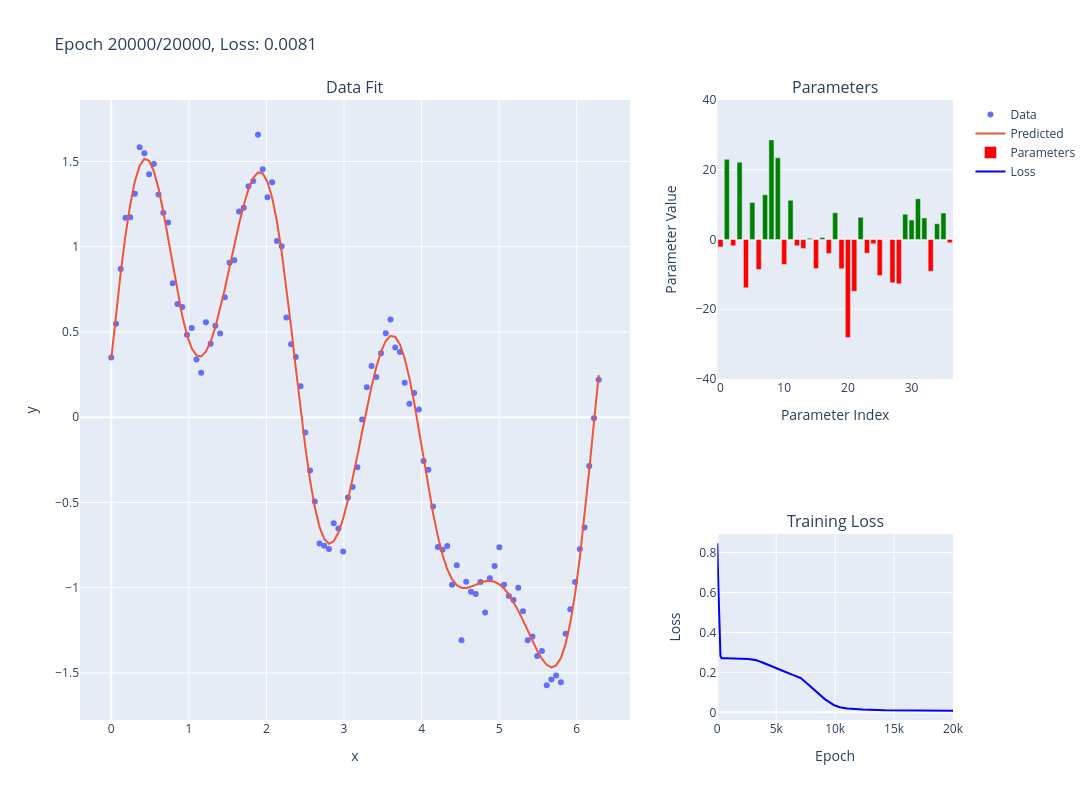

Notebook code for this chart:
### Code cell
# Define a simple neural network 

import os

# Toggle state using an environment variable
state_file = '/tmp/nn0_toggle_state.txt'
if os.path.exists(state_file):
    with open(state_file, 'r') as f:
        current_state = int(f.read().strip())
else:
    current_state = 0

# Toggle to next state
next_state = 1 - current_state
with open(state_file, 'w') as f:
    f.write(str(next_state))

class SimpleNet(nn.Module):
    def __init__(self):
        super(SimpleNet, self).__init__()
        self.fc1 = nn.Linear(1, 12)  # 12 neurons in the hidden layer
        self.fc2 = nn.Linear(12, 1)

    def forward(self, x):
        x = torch.sigmoid(self.fc1(x))
        return self.fc2(x)


if current_state == 0:
    model = SimpleNet()  # a fresh, untrained network
    # STATE 0: Show all parameters as zero
    with torch.no_grad():
        for param in model.parameters():
            param.zero_()
    
    # Create visualization with zero parameters
    trace_data = go.Scatter(x=x, y=y, mode='markers', name='Data')
    trace_fit = go.Scatter(
        x=x,
        y=model(x_normalized).detach().numpy().flatten(),
        mode='lines',
        name='Predicted'
    )
    
    parameter_values = flatten_tensors(list(model.parameters()))
    colors = ['red' if val < 0 else 'green' for val in parameter_values]
    trace_parameters = go.Bar(
        x=list(range(len(parameter_values))), 
        y=parameter_values,
        name='Parameters',
        marker_color=colors
    )
    
    trace_loss = go.Scatter(
        x=[0],
        y=[0],
        mode='lines',
        name='Loss',
        line=dict(color='blue')
    )
    
    fig = make_subplots(
        rows=2, cols=2, 
        column_widths=[0.7, 0.3],
        row_heights=[0.6, 0.4],
        subplot_titles=('Data Fit', 'Parameters', 'Training Loss'),
        specs=[[{"rowspan": 2}, {}],
               [None, {}]]
    )
    
    fig.add_trace(trace_data, row=1, col=1)
    fig.add_trace(trace_fit, row=1, col=1)
    fig.add_trace(trace_parameters, row=1, col=2)
    fig.add_trace(trace_loss, row=2, col=2)
    
    fig.update_yaxes(range=[-40, 40], row=1, col=2)
    fig.update_xaxes(row=1, col=1)
    fig.update_xaxes(row=1, col=2)
    fig.update_xaxes(row=2, col=2)
    fig.update_yaxes(row=1, col=1)
    fig.update_yaxes(row=1, col=2)
    fig.update_yaxes(range=[0, None], row=2, col=2)
    
    fig.update_layout(
        title='Parameters Initialized to Zero - Run again to train', 
        width=1400, 
        height=800,
        showlegend=True
    )
    
    fig.show()

else:
    # STATE 1: Perform gradient descent
    # Create a fresh model for training

    # Create the model, loss function, and an optimizer with learning rate
    model = SimpleNet()
    criterion = nn.MSELoss()
    optimizer = optim.Adam(model.parameters(), lr=0.003)

    # Creating a scatter plot of the data and a line plot for the model's predictions
    trace_data = go.Scatter(x=x, y=y, mode='markers', name='Data')
    trace_fit = go.Scatter(x=x, y=model(x_normalized).detach().numpy().flatten(), mode='lines', name='Fit')

    num_epochs = 20000
    losses = []
    for epoch in range(num_epochs):
        optimizer.zero_grad()  # Reset gradients
        outputs = model(x_normalized)
        loss = criterion(outputs, y_tensor)
        loss.backward()  # Compute gradients
        optimizer.step()  # Update weights
        
        losses.append(loss.item())

        if epoch == 0 or (epoch+1) % 50 == 0:  # Updating 
            # Clear the previous figure
            clear_output(wait=True)
            
            # Update trace with the current model prediction
            trace_fit_updated = go.Scatter(
                x=x,
                y=model(x_normalized).detach().numpy().flatten(),
                mode='lines',
                name='Predicted'
            )
            
            # Create a bar trace for the parameter values (now vertical orientation)
            parameter_values = flatten_tensors(list(model.parameters()))
            colors = ['red' if val < 0 else 'green' for val in parameter_values]
            trace_parameters = go.Bar(
                x=list(range(len(parameter_values))), 
                y=parameter_values,
                name='Parameters',
                marker_color=colors
                # Removed orientation='h' to make it vertical
            )
            
            # Create a loss trace
            trace_loss = go.Scatter(
                x=list(range(len(losses))),
                y=losses,
                mode='lines',
                name='Loss',
                line=dict(color='blue')
            )
            
            # Create subplots with 2 rows and 2 columns
            fig = make_subplots(
                rows=2, cols=2, 
                column_widths=[0.7, 0.3],
                row_heights=[0.6, 0.4],
                subplot_titles=('Data Fit', 'Parameters', 'Training Loss'),
                specs=[[{"rowspan": 2}, {}],
                    [None, {}]]
            )
            
            # Add the line plot traces to the first column (spans both rows)
            fig.add_trace(trace_data, row=1, col=1)
            fig.add_trace(trace_fit_updated, row=1, col=1)
            
            # Add the parameter bar graph to the top right
            fig.add_trace(trace_parameters, row=1, col=2)
            
            # Add the loss plot to the bottom right
            fig.add_trace(trace_loss, row=2, col=2)

            # Set the y-axis range for the parameter graph
            fig.update_yaxes(range=[-40, 40], row=1, col=2)
            
            # Update x-axis labels
            fig.update_xaxes(title_text="x", row=1, col=1)
            fig.update_xaxes(title_text="Parameter Index", row=1, col=2)
            fig.update_xaxes(title_text="Epoch", row=2, col=2)
            
            # Update y-axis labels
            fig.update_yaxes(title_text="y", row=1, col=1)
            fig.update_yaxes(title_text="Parameter Value", row=1, col=2)
            fig.update_yaxes(title_text="Loss", range=[0, None], row=2, col=2)

            # Update layout with the new title
            fig.update_layout(
                title=f'Epoch {epoch+1}/{num_epochs}, Loss: {loss.item():.4f}', 
                width=1400, 
                height=800,
                showlegend=True
            )
            
            # Show updated plot
            fig.show()

### Figure 1 — Plotly figure (JSON) as saved in the notebook; plotly's stock layout.template omitted (floating-point values rounded to 4 significant figures; data arrays with more than 128 entries replaced by an {"elided": "..."} marker saying what was removed)
{"data": [{"mode": "markers", "name": "Data", "type": "scatter", "x": [0.0, 0.061, 0.122, 0.183, 0.244, 0.305, 0.366, 0.427, 0.488, 0.549, 0.61, 0.671, 0.732, 0.793, 0.854, 0.915, 0.976, 1.037, 1.098, 1.159, 1.22, 1.281, 1.342, 1.403, 1.464, 1.525, 1.586, 1.647, 1.708, 1.769, 1.83, 1.891, 1.952, 2.013, 2.074, 2.135, 2.196, 2.257, 2.318, 2.379, 2.44, 2.501, 2.562, 2.623, 2.684, 2.745, 2.806, 2.867, 2.928, 2.989, 3.05, 3.111, 3.172, 3.233, 3.294, 3.355, 3.416, 3.477, 3.538, 3.599, 3.66, 3.721, 3.782, 3.843, 3.904, 3.965, 4.026, 4.087, 4.148, 4.209, 4.27, 4.331, 4.392, 4.453, 4.514, 4.575, 4.636, 4.697, 4.758, 4.819, 4.88, 4.941, 5.002, 5.063, 5.124, 5.185, 5.246, 5.307, 5.368, 5.429, 5.49, 5.551, 5.612, 5.673, 5.734, 5.795, 5.856, 5.917, 5.978, 6.039, 6.1, 6.161, 6.222, 6.283], "xaxis": "x", "y": [0.3497, 0.5479, 0.8687, 1.17, 1.173, 1.31, 1.583, 1.548, 1.425, 1.485, 1.306, 1.199, 1.141, 0.7859, 0.6631, 0.6456, 0.4835, 0.5235, 0.3389, 0.2604, 0.5562, 0.4305, 0.5359, 0.4904, 0.7029, 0.9055, 0.9198, 1.207, 1.228, 1.354, 1.386, 1.656, 1.454, 1.291, 1.377, 1.033, 1.002, 0.5841, 0.4283, 0.3532, 0.1813, -0.0899, -0.3122, -0.4952, -0.7415, -0.7536, -0.7725, -0.6222, -0.6537, -0.7874, -0.4707, -0.4103, -0.2934, -0.01325, 0.1759, 0.3001, 0.2362, 0.3747, 0.4915, 0.573, 0.408, 0.3822, 0.2026, 0.07816, 0.1419, 0.04443, -0.2574, -0.3083, -0.5233, -0.7609, -0.778, -0.7553, -0.983, -0.8684, -1.309, -0.9659, -1.025, -1.037, -0.9673, -1.145, -0.9442, -0.8736, -0.7636, -0.9826, -1.049, -1.073, -1.0, -1.138, -1.308, -1.286, -1.401, -1.371, -1.572, -1.539, -1.516, -1.554, -1.27, -1.126, -0.9668, -0.7733, -0.6476, -0.2858, -0.006051, 0.2198], "yaxis": "y"}, {"mode": "lines", "name": "Predicted", "type": "scatter", "x": [0.0, 0.061, 0.122, 0.183, 0.244, 0.305, 0.366, 0.427, 0.488, 0.549, 0.61, 0.671, 0.732, 0.793, 0.854, 0.915, 0.976, 1.037, 1.098, 1.159, 1.22, 1.281, 1.342, 1.403, 1.464, 1.525, 1.586, 1.647, 1.708, 1.769, 1.83, 1.891, 1.952, 2.013, 2.074, 2.135, 2.196, 2.257, 2.318, 2.379, 2.44, 2.501, 2.562, 2.623, 2.684, 2.745, 2.806, 2.867, 2.928, 2.989, 3.05, 3.111, 3.172, 3.233, 3.294, 3.355, 3.416, 3.477, 3.538, 3.599, 3.66, 3.721, 3.782, 3.843, 3.904, 3.965, 4.026, 4.087, 4.148, 4.209, 4.27, 4.331, 4.392, 4.453, 4.514, 4.575, 4.636, 4.697, 4.758, 4.819, 4.88, 4.941, 5.002, 5.063, 5.124, 5.185, 5.246, 5.307, 5.368, 5.429, 5.49, 5.551, 5.612, 5.673, 5.734, 5.795, 5.856, 5.917, 5.978, 6.039, 6.1, 6.161, 6.222, 6.283], "xaxis": "x", "y": [0.3417, 0.6048, 0.8483, 1.064, 1.246, 1.384, 1.475, 1.515, 1.503, 1.443, 1.34, 1.204, 1.049, 0.8871, 0.7314, 0.5936, 0.4826, 0.4045, 0.3621, 0.3559, 0.3839, 0.4426, 0.5272, 0.6324, 0.752, 0.8799, 1.009, 1.133, 1.245, 1.337, 1.403, 1.435, 1.429, 1.38, 1.287, 1.149, 0.9717, 0.7616, 0.5293, 0.2869, 0.04804, -0.1744, -0.3691, -0.5273, -0.6433, -0.7148, -0.742, -0.728, -0.677, -0.595, -0.4881, -0.3632, -0.2271, -0.08663, 0.05138, 0.1802, 0.2932, 0.384, 0.4469, 0.4769, 0.4705, 0.426, 0.3443, 0.2291, 0.08671, -0.07395, -0.2427, -0.409, -0.5632, -0.6979, -0.8082, -0.8921, -0.9502, -0.9851, -1.001, -1.003, -0.9953, -0.9835, -0.9714, -0.9626, -0.96, -0.9655, -0.9803, -1.005, -1.04, -1.083, -1.135, -1.192, -1.252, -1.313, -1.369, -1.418, -1.452, -1.467, -1.456, -1.412, -1.33, -1.205, -1.036, -0.8249, -0.5785, -0.3079, -0.02747, 0.2471], "yaxis": "y"}, {"marker": {"color": ["red", "green", "red", "green", "red", "green", "red", "green", "green", "green", "red", "green", "red", "red", "green", "red", "green", "red", "green", "red", "red", "red", "green", "red", "red", "red", "red", "red", "red", "green", "green", "green", "green", "red", "green", "green", "red"]}, "name": "Parameters", "type": "bar", "x": [0, 1, 2, 3, 4, 5, 6, 7, 8, 9, 10, 11, 12, 13, 14, 15, 16, 17, 18, 19, 20, 21, 22, 23, 24, 25, 26, 27, 28, 29, 30, 31, 32, 33, 34, 35, 36], "xaxis": "x2", "y": [-2.125, 23.0, -1.828, 22.18, -13.81, 10.59, -8.599, 12.84, 28.56, 23.41, -7.175, 11.26, -1.814, -2.561, 0.3893, -8.325, 0.5657, -4.014, 7.672, -8.366, -28.14, -14.84, 6.395, -3.95, -1.225, -10.35, -0.08823, -12.41, -12.7, 7.256, 5.576, 11.68, 6.19, -9.124, 4.5, 7.58, -0.929], "yaxis": "y2"}, {"line": {"color": "blue"}, "mode": "lines", "name": "Loss", "type": "scatter", "x": {"elided": "20000 int values"}, "xaxis": "x3", "y": {"elided": "20000 float values"}, "yaxis": "y3"}], "layout": {"annotations": [{"font": {"size": 16}, "showarrow": false, "text": "Data Fit", "x": 0.315, "xanchor": "center", "xref": "paper", "y": 1.0, "yanchor": "bottom", "yref": "paper"}, {"font": {"size": 16}, "showarrow": false, "text": "Parameters", "x": 0.865, "xanchor": "center", "xref": "paper", "y": 1.0, "yanchor": "bottom", "yref": "paper"}, {"font": {"size": 16}, "showarrow": false, "text": "Training Loss", "x": 0.865, "xanchor": "center", "xref": "paper", "y": 0.3, "yanchor": "bottom", "yref": "paper"}], "height": 800, "showlegend": true, "title": {"text": "Epoch 20000/20000, Loss: 0.0081"}, "width": 1400, "xaxis": {"anchor": "y", "domain": [0.0, 0.63], "title": {"text": "x"}}, "xaxis2": {"anchor": "y2", "domain": [0.73, 1.0], "title": {"text": "Parameter Index"}}, "xaxis3": {"anchor": "y3", "domain": [0.73, 1.0], "title": {"text": "Epoch"}}, "yaxis": {"anchor": "x", "domain": [0.0, 1.0], "title": {"text": "y"}}, "yaxis2": {"anchor": "x2", "domain": [0.55, 1.0], "range": [-40, 40], "title": {"text": "Parameter Value"}}, "yaxis3": {"anchor": "x3", "domain": [0.0, 0.3], "range": [0, null], "title": {"text": "Loss"}}}}
